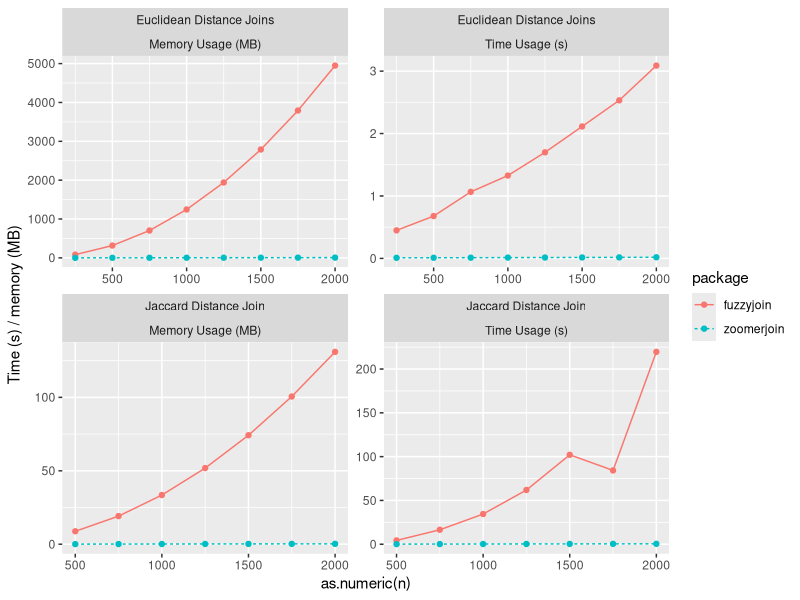

Write R code to recreate this figure.
## ---- chunk 1
knitr::opts_chunk$set(
  collapse = TRUE,
  comment = "#>"
)
## ---- chunk 2
library(tidyverse)
## ---- chunk 3
sim_data <- read_csv("sim_data.csv")
sim_data  %>%
    mutate(
           name = ifelse(name == "time", "Time Usage (s)", "Memory Usage (MB)"),
           join_type = ifelse(join_type == "Jaccard Distance",
                              "Jaccard Distance Join",
                              "Euclidean Distance Joins"),
           ) %>%
    ggplot(aes(x=as.numeric(n), y=value, col = package, linetype = package)) +
    geom_point() +
    geom_line() +
    facet_wrap(~ join_type + name, scales = 'free') +
    scale_y_continuous("Time (s) / memory (MB)")
